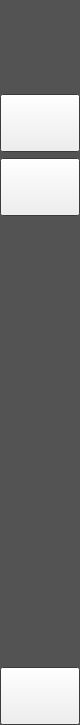
<?xml version="1.0" encoding="UTF-8"?>
<ui version="4.0">
 <class>OMainMenu</class>
 <widget class="QFrame" name="OMainMenu">
  <property name="geometry">
   <rect>
    <x>0</x>
    <y>0</y>
    <width>80</width>
    <height>725</height>
   </rect>
  </property>
  <property name="minimumSize">
   <size>
    <width>80</width>
    <height>0</height>
   </size>
  </property>
  <property name="maximumSize">
   <size>
    <width>80</width>
    <height>16777215</height>
   </size>
  </property>
  <property name="palette">
   <palette>
    <active>
     <colorrole role="Base">
      <brush brushstyle="SolidPattern">
       <color alpha="255">
        <red>255</red>
        <green>255</green>
        <blue>255</blue>
       </color>
      </brush>
     </colorrole>
     <colorrole role="Window">
      <brush brushstyle="SolidPattern">
       <color alpha="255">
        <red>83</red>
        <green>83</green>
        <blue>83</blue>
       </color>
      </brush>
     </colorrole>
    </active>
    <inactive>
     <colorrole role="Base">
      <brush brushstyle="SolidPattern">
       <color alpha="255">
        <red>255</red>
        <green>255</green>
        <blue>255</blue>
       </color>
      </brush>
     </colorrole>
     <colorrole role="Window">
      <brush brushstyle="SolidPattern">
       <color alpha="255">
        <red>83</red>
        <green>83</green>
        <blue>83</blue>
       </color>
      </brush>
     </colorrole>
    </inactive>
    <disabled>
     <colorrole role="Base">
      <brush brushstyle="SolidPattern">
       <color alpha="255">
        <red>83</red>
        <green>83</green>
        <blue>83</blue>
       </color>
      </brush>
     </colorrole>
     <colorrole role="Window">
      <brush brushstyle="SolidPattern">
       <color alpha="255">
        <red>83</red>
        <green>83</green>
        <blue>83</blue>
       </color>
      </brush>
     </colorrole>
    </disabled>
   </palette>
  </property>
  <property name="windowTitle">
   <string>Frame</string>
  </property>
  <property name="autoFillBackground">
   <bool>true</bool>
  </property>
  <property name="styleSheet">
   <string notr="true"/>
  </property>
  <layout class="QVBoxLayout" name="verticalLayout">
   <property name="spacing">
    <number>0</number>
   </property>
   <property name="leftMargin">
    <number>0</number>
   </property>
   <property name="topMargin">
    <number>0</number>
   </property>
   <property name="rightMargin">
    <number>0</number>
   </property>
   <property name="bottomMargin">
    <number>0</number>
   </property>
   <item>
    <widget class="QWidget" name="centralWidget" native="true">
     <property name="autoFillBackground">
      <bool>false</bool>
     </property>

     <layout class="QVBoxLayout" name="verticalLayout_2">
      <property name="spacing">
       <number>6</number>
      </property>
      <property name="leftMargin">
       <number>0</number>
      </property>
      <property name="topMargin">
       <number>0</number>
      </property>
      <property name="rightMargin">
       <number>0</number>
      </property>
      <property name="bottomMargin">
       <number>0</number>
      </property>
      <item>
       <spacer name="verticalSpacer_2">
        <property name="orientation">
         <enum>Qt::Vertical</enum>
        </property>
        <property name="sizeType">
         <enum>QSizePolicy::Fixed</enum>
        </property>
        <property name="sizeHint" stdset="0">
         <size>
          <width>20</width>
          <height>20</height>
         </size>
        </property>
       </spacer>
      </item>
      <item alignment="Qt::AlignHCenter|Qt::AlignVCenter">
       <widget class="QLabel" name="label_avatar">
        <property name="minimumSize">
         <size>
          <width>58</width>
          <height>58</height>
         </size>
        </property>
        <property name="maximumSize">
         <size>
          <width>58</width>
          <height>58</height>
         </size>
        </property>
        <property name="text">
         <string/>
        </property>
        <property name="pixmap">
         <pixmap>:/resources/avatar.png</pixmap>
        </property>
        <property name="scaledContents">
         <bool>true</bool>
        </property>
        <property name="alignment">
         <set>Qt::AlignCenter</set>
        </property>
       </widget>
      </item>
      <item>
       <spacer name="verticalSpacer_3">
        <property name="orientation">
         <enum>Qt::Vertical</enum>
        </property>
        <property name="sizeType">
         <enum>QSizePolicy::Fixed</enum>
        </property>
        <property name="sizeHint" stdset="0">
         <size>
          <width>20</width>
          <height>10</height>
         </size>
        </property>
       </spacer>
      </item>
      <item>
       <widget class="QPushButton" name="chatBtn">
        <property name="minimumSize">
         <size>
          <width>72</width>
          <height>58</height>
         </size>
        </property>
        <property name="text">
         <string/>
        </property>
        <property name="checkable">
         <bool>true</bool>
        </property>
       </widget>
      </item>
      <item>
       <widget class="QPushButton" name="classBtn">
        <property name="minimumSize">
         <size>
          <width>72</width>
          <height>58</height>
         </size>
        </property>
        <property name="text">
         <string/>
        </property>
        <property name="checkable">
         <bool>true</bool>
        </property>
       </widget>
      </item>
      <item>
       <spacer name="verticalSpacer">
        <property name="orientation">
         <enum>Qt::Vertical</enum>
        </property>
        <property name="sizeHint" stdset="0">
         <size>
          <width>20</width>
          <height>40</height>
         </size>
        </property>
       </spacer>
      </item>
      <item>
       <widget class="QPushButton" name="settingBtn">
        <property name="minimumSize">
         <size>
          <width>72</width>
          <height>58</height>
         </size>
        </property>
        <property name="text">
         <string/>
        </property>
        <property name="checkable">
         <bool>true</bool>
        </property>
       </widget>
      </item>
     </layout>
    </widget>
   </item>
  </layout>
 </widget>
 <resources>
  <include location="../../resources/resources.qrc"/>
 </resources>
 <connections/>
</ui>
